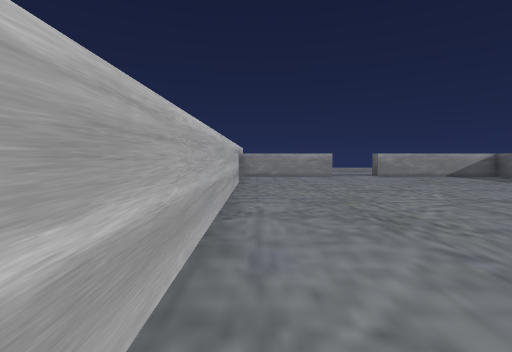
[1] (above)

15 first-person views from a walk through a 3-D level made in the Unity game engine. The camera is 1.5 m above the floor, tilts 4° down and sees 85° across. The floor is counted in squares, 2 m on a side. Each view is taken from the middle of a square. On the plan, view 1 faces up. The plan holds only what a view shows up to about 10 squares ahead; the rest is blank. The player character is not drawn.

[2]
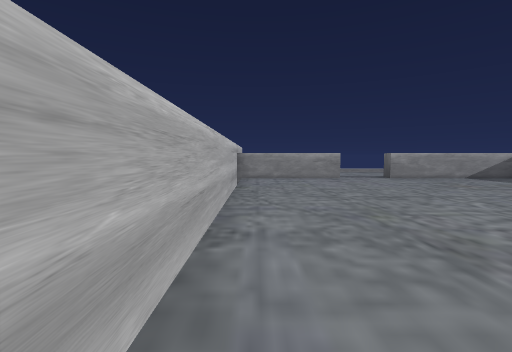

[3]
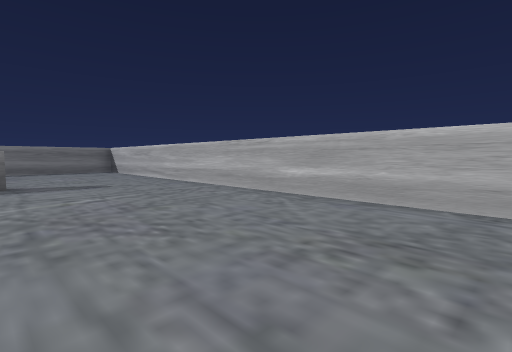

[4]
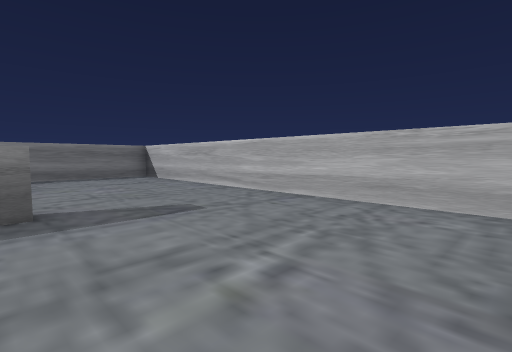

[5]
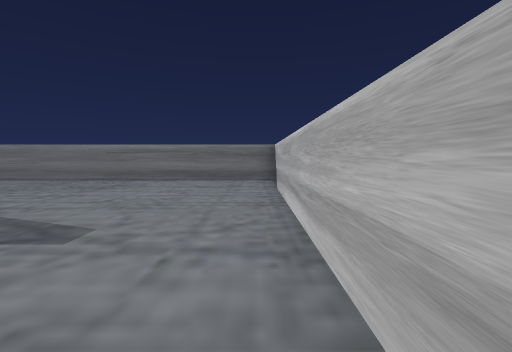

[6]
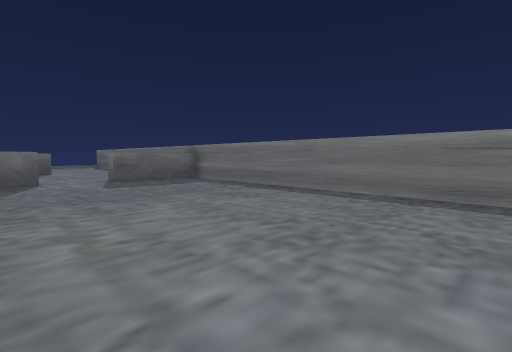

[7]
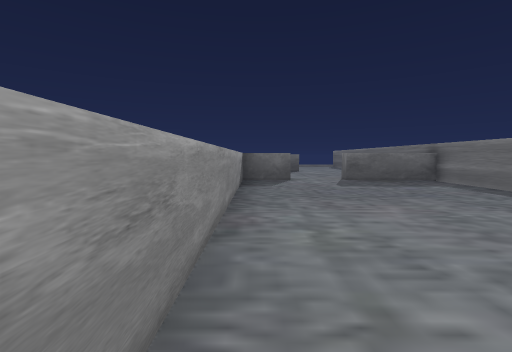

[8]
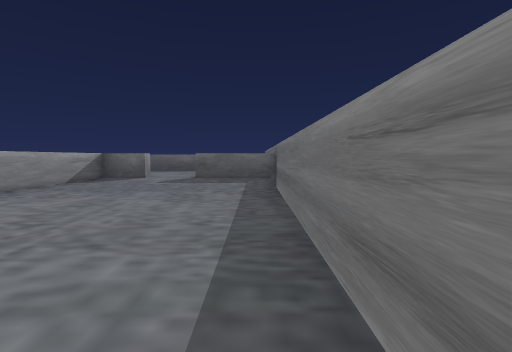

[9]
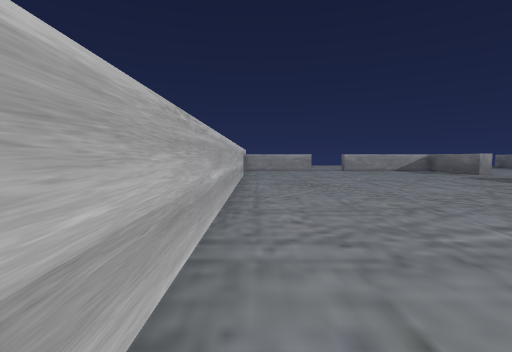

[10]
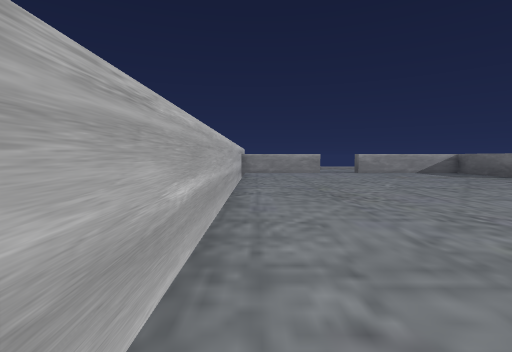

[11]
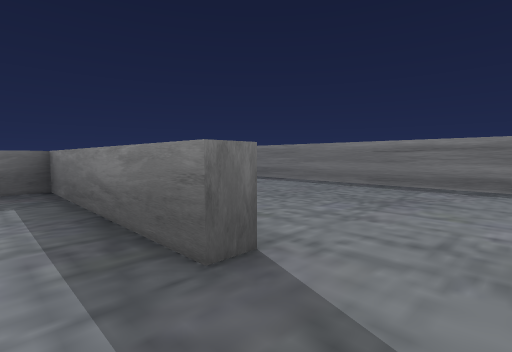

[12]
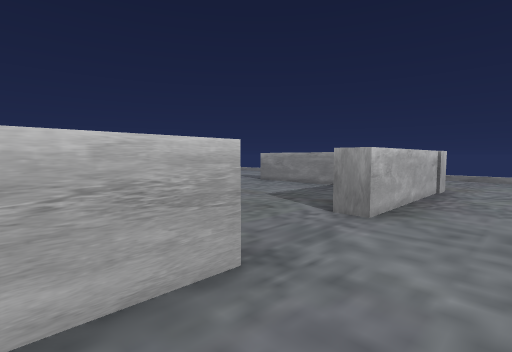

[13]
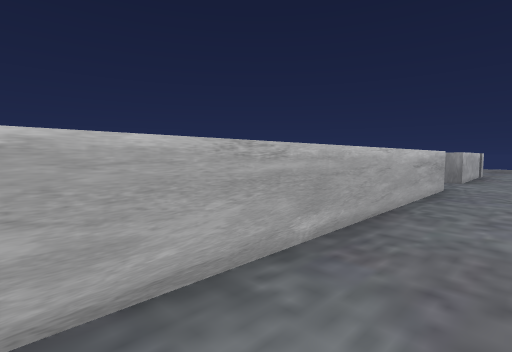

[14]
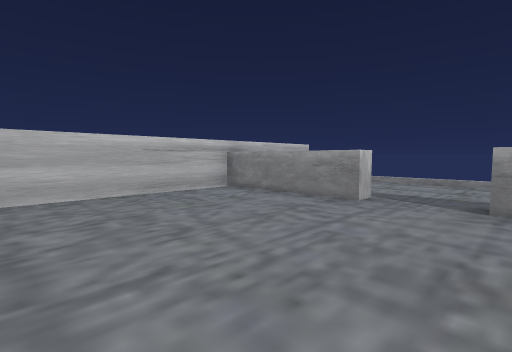

[15]
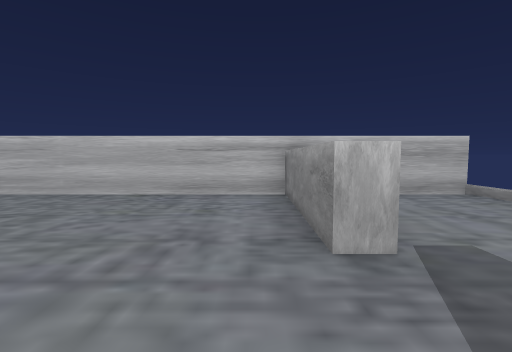

### Floor plan
Points are (right, up) in squares from view 1. A wall is a line through its corners. A room is listed if a view was taken in it or the views show most of it. See-through windows are left out.
Room 1 (views 1, 2, 3, 4, 5, 6, 7, 8, 9, 10, 11, 14, 15)
walls: (3.6, -4.6) (3.6, -4.1) (9.1, -4.1) (9.1, -3.3); (12.8, -6.1) (12.8, -4.6) (4.4, -4.6); (-0.7, -10.7) (12.8, -10.7) (12.8, -7.9); (2.9, 10.6) (-0.7, 10.6) (-0.7, -9.8); (8.9, 10.6) (4.6, 10.6)
ways out: opening at (3.5, 11) to room 2; opening at (9, 6.5) to room 2; opening at (13, -7) to room 2
Room 2 (views 12, 13)
walls: (9.6, 5.4) (9.6, -2); (9.6, 11.1) (9.6, 7.4) (9, 7.4); (12.8, -7.9) (13.4, -7.9); (4.6, 10.6) (4.6, 11.1); (2.9, 11.1) (2.9, 10.6); (-0.7, 14.4) (-0.7, 12.9)
ways out: opening at (3.5, 11) to room 1; opening at (9, 6.5) to room 1; opening at (13, -7) to room 1; gap at (-1, 14)

Positions as (right, up) in squares from view 1, and headings:
1: (0, 0), facing up
2: (0, 1), facing up
3: (4, 4), facing down-left
4: (4, 0), facing down-left
5: (0, -1), facing down
6: (4, -5), facing down-right
7: (4, -5), facing right
8: (3, -10), facing right
9: (0, -4), facing up
10: (0, -2), facing up
11: (2, -3), facing down-right
12: (11, 4), facing up-left
13: (11, -2), facing up-left
14: (5, 6), facing up-left
15: (5, 10), facing left
